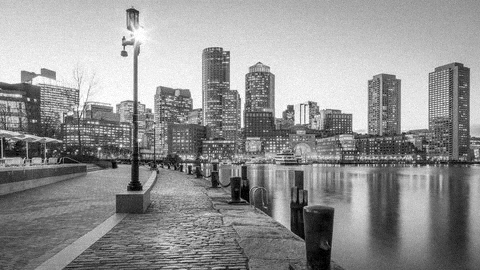
#> input picture MiKMOI/lab3/task_2_highpass.png, 480 x 270 px
$ python task2.py
#> lines starting #> are read from the running program, lines starting #| are printed output that depends on the picture
import cv2
import numpy as np
import matplotlib.pyplot as plt

# Загрузка изображения
image_path = 'task_2_highpass.png'
img = cv2.imread(image_path, cv2.IMREAD_GRAYSCALE)
#> img is the input picture: shape (270, 480); min 0, max 255, mean 146.2

if img is None:
    raise FileNotFoundError(f"Ошибка: Не удалось загрузить изображение по пути '{image_path}'. Проверьте имя файла и путь к нему.")

img = img.astype(np.float32)
rows, cols = img.shape
#> rows = 270; cols = 480

# Центрирование спектра (умножение на (-1)^(x+y))
u = np.arange(rows)
#> u = 270 values from 0 to 269
v = np.arange(cols)
#> v = 480 values from 0 to 479
U, V = np.meshgrid(u, v, indexing='ij')
centered_img = img * ((-1) ** (U + V))
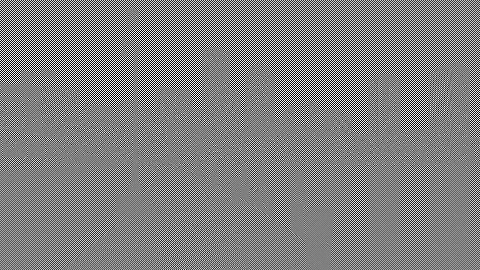
#> centered_img: shape (270, 480) float64; min -255, max 255, mean 0; drawn with min black and max white

# Прямое двумерное БПФ
f_transform = np.fft.fft2(centered_img)

# Функция создания фильтра Баттерворта ВЧ (HPF)
def butterworth_highpass(shape, D0, n):
    rows, cols = shape
    center_r, center_c = rows // 2, cols // 2
    u = np.arange(rows)
    v = np.arange(cols)
    U, V = np.meshgrid(u, v, indexing='ij')

    # Расстояние от центра спектра
    D = np.sqrt((U - center_r) ** 2 + (V - center_c) ** 2)

    # Избегаем деления на ноль в центре спектра (D = 0)
    D = np.where(D == 0, 1e-10, D)

    # Передаточная функция фильтра Баттерворта ВЧ
    H = 1.0 / (1.0 + (D0 / D) ** (2 * n))
    return H

# Параметры из задания
D0 = 30
orders = [1, 2, 4, 10]

plt.figure(figsize=(12, 8))
plt.subplot(2, 3, 1)
plt.imshow(img, cmap='gray')
plt.title('Исходное изображение')
plt.axis('off')

for i, n in enumerate(orders):
    # Создаем фильтр ВЧ для текущего порядка n
    H = butterworth_highpass((rows, cols), D0, n)

    # Применение фильтра в частотной области
    filtered_f = f_transform * H

    # Обратное БПФ
    inv_fft = np.fft.ifft2(filtered_f)
    result = np.real(inv_fft) * ((-1) ** (U + V))

    # Нормализация
    result = cv2.normalize(result, None, alpha=0, beta=255, norm_type=cv2.NORM_MINMAX)
    result = np.clip(result, 0, 255)
    plt.subplot(2, 3, i + 2)
    plt.imshow(result, cmap='gray')
    plt.title(f'Баттерворт ВЧ (n={n}, D0={D0})')
    plt.axis('off')
#> this loop made 4 passes
#> pass 1, `result = np.real(inv_fft) * ((-1) ** (U + V))`:
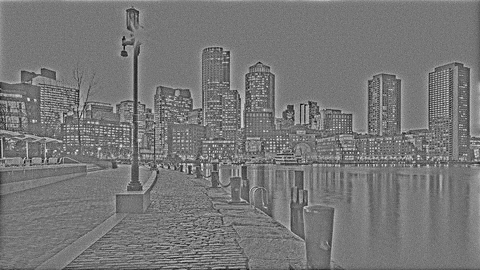
#> result: shape (270, 480) float64; min -109.9, max 124.5, mean 0; drawn with min black and max white

plt.tight_layout()
plt.show()
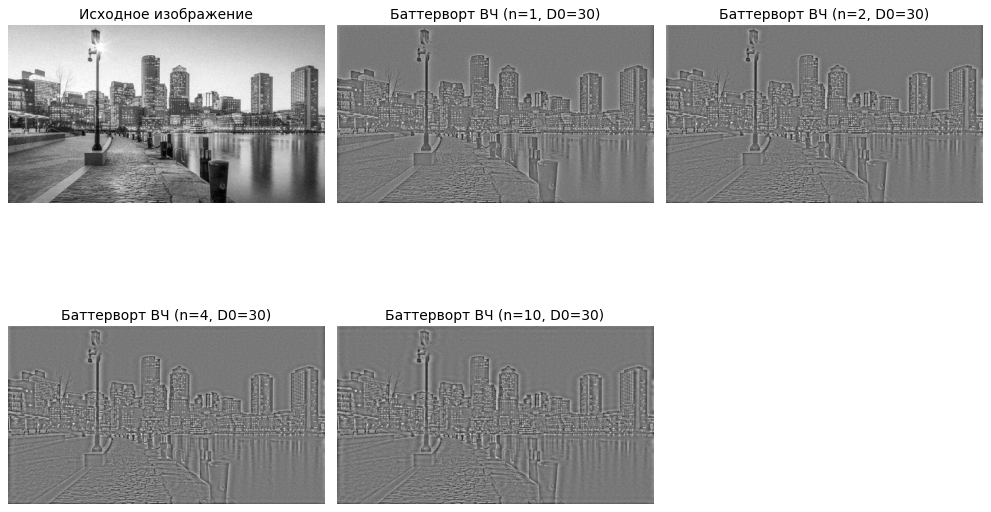
#> figure drawn by matplotlib, 5 panels

$ run again, with MiKMOI/lab3/task_1_lowpass.png copied over MiKMOI/lab3/task_2_highpass.png
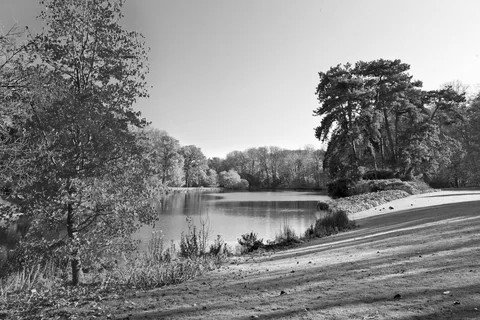
#> input picture MiKMOI/lab3/task_1_lowpass.png, 480 x 320 px
#> img is the input picture: shape (320, 480); min 1, max 255, mean 132.7
#> `centered_img = img * ((-1) ** (U + V))`:
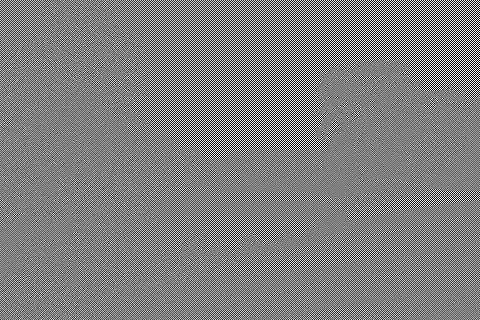
#> centered_img: shape (320, 480) float64; min -255, max 255, mean 0.1; drawn with min black and max white
#> the loop `for i, n in enumerate(orders):` made 4 passes
#> pass 1, `result = np.real(inv_fft) * ((-1) ** (U + V))`:
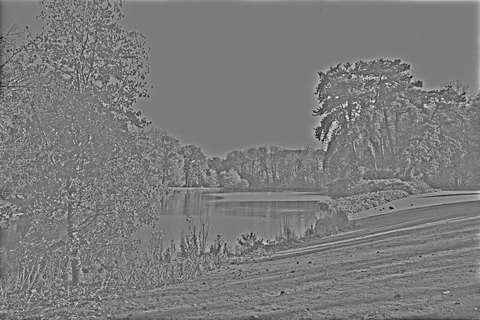
#> result: shape (320, 480) float64; min -139.2, max 149, mean 0; drawn with min black and max white

$ run again, with MiKMOI/lab3/task_3_periodic.png copied over MiKMOI/lab3/task_2_highpass.png
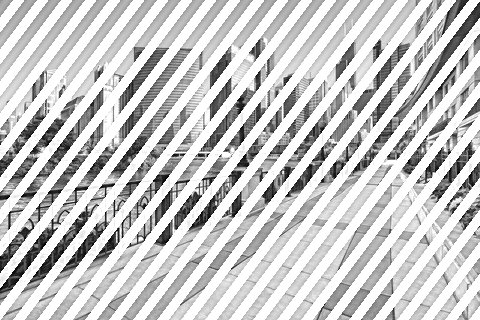
#> input picture MiKMOI/lab3/task_3_periodic.png, 480 x 320 px
#> img is the input picture: shape (320, 480); min 0, max 255, mean 200.8
#> `centered_img = img * ((-1) ** (U + V))`:
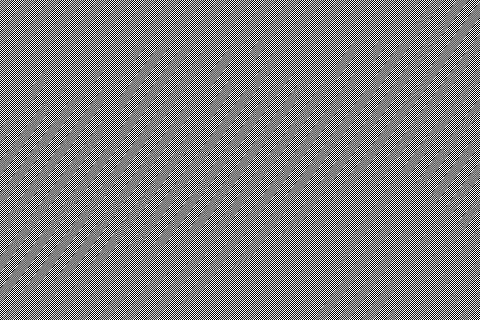
#> centered_img: shape (320, 480) float64; min -255, max 255, mean 0; drawn with min black and max white
#> the loop `for i, n in enumerate(orders):` made 4 passes
#> pass 1, `result = np.real(inv_fft) * ((-1) ** (U + V))`:
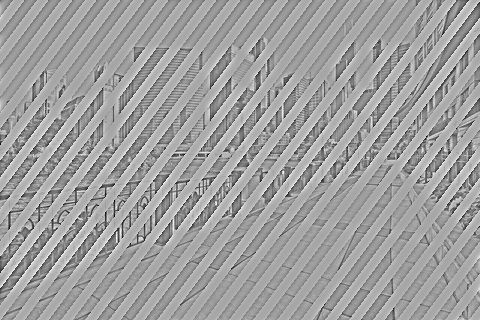
#> result: shape (320, 480) float64; min -190.7, max 113.3, mean 0; drawn with min black and max white
